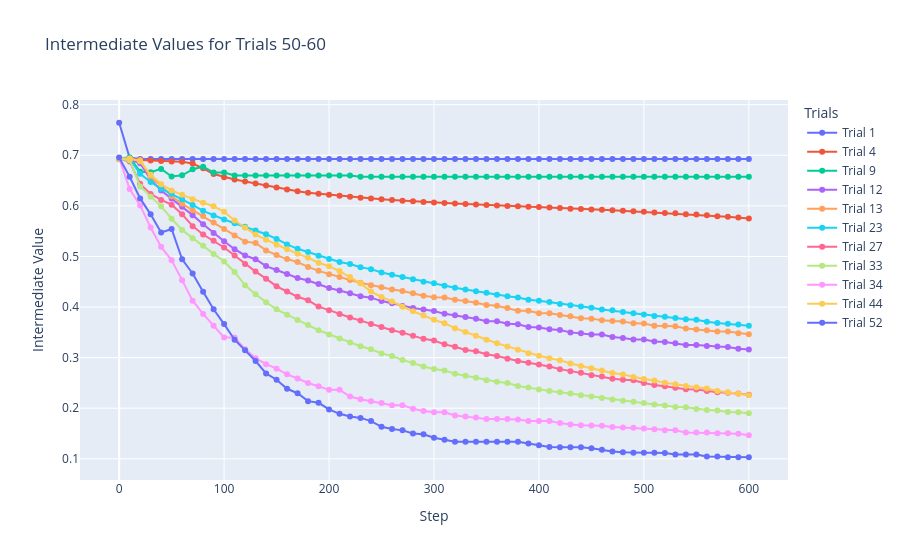

Write notebook code for a chart like this one.
### Code cell
import plotly.graph_objects as go
from optuna.trial import TrialState
start, end = 1, 68
filtered_trials = [
    t for t in study.trials 
    if start <= t.number <= end and t.state == TrialState.COMPLETE
]

# Create the custom plot
fig = go.Figure()

for trial in filtered_trials:
    if trial.intermediate_values:  # Ensure trial has intermediate values
        x = list(trial.intermediate_values.keys())  # Steps
        y = list(trial.intermediate_values.values())  # Intermediate values
        fig.add_trace(go.Scatter(x=x, y=y, mode="lines+markers", name=f"Trial {trial.number}"))

# Customize plot layout
fig.update_layout(
    title="Intermediate Values for Trials 50-60",
    xaxis_title="Step",
    yaxis_title="Intermediate Value",
    legend_title="Trials",
)

# Show plot
fig.show()
